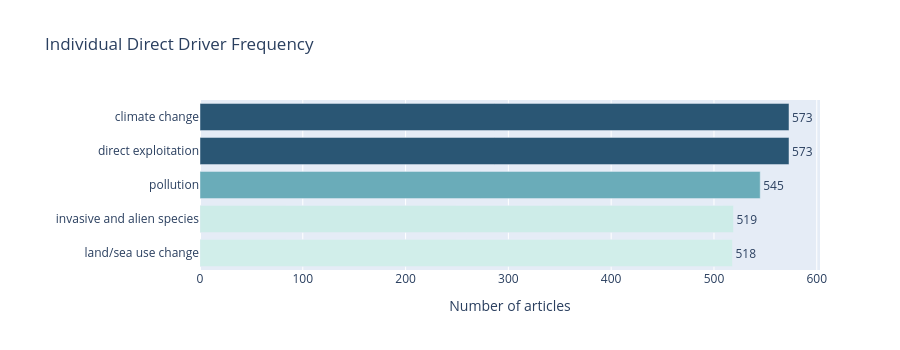
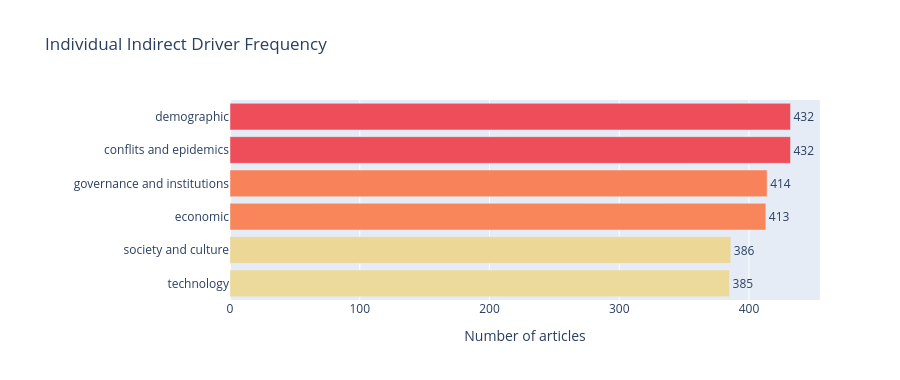

Notebook code cell kept with these figures, in order:
### Markdown cell above
## Step 4: Driver Frequency Bar Charts

### Code cell
def explode_drivers(series, sep=';'):
    return (
        series
        .dropna()
        .str.split(sep)
        .explode()
        .str.strip()
        .loc[lambda s: (s != '') & (s.str.lower() != 'unknown')]
    )

direct_counts = explode_drivers(df['Direct_driver']).value_counts().reset_index()
indirect_counts = explode_drivers(df['Indirect_driver']).value_counts().reset_index()
direct_counts.columns = ['driver', 'count']
indirect_counts.columns = ['driver', 'count']

fig_direct = px.bar(
    direct_counts.sort_values('count'),
    x='count', y='driver', orientation='h',
    title='Individual Direct Driver Frequency',
    labels={'count': 'Number of articles', 'driver': ''},
    color='count',
    color_continuous_scale='Teal',
    text='count',
)
fig_direct.update_traces(textposition='outside')
fig_direct.update_layout(coloraxis_showscale=False, height=350, margin=dict(l=200))
display(fig_direct)

fig_indirect = px.bar(
    indirect_counts.sort_values('count'),
    x='count', y='driver', orientation='h',
    title='Individual Indirect Driver Frequency',
    labels={'count': 'Number of articles', 'driver': ''},
    color='count',
    color_continuous_scale='Oryel',
    text='count',
)
fig_indirect.update_traces(textposition='outside')
fig_indirect.update_layout(coloraxis_showscale=False, height=380, margin=dict(l=230))
display(fig_indirect)

### Figure 1 — Plotly figure (JSON) as saved in the notebook; plotly's stock layout.template omitted (floating-point values rounded to 4 significant figures)
{"data": [{"hovertemplate": "Number of articles=%{marker.color}<br>=%{y}<extra></extra>", "legendgroup": "", "marker": {"color": [518, 519, 545, 573, 573], "coloraxis": "coloraxis", "pattern": {"shape": ""}}, "name": "", "orientation": "h", "showlegend": false, "text": [518.0, 519.0, 545.0, 573.0, 573.0], "textposition": "outside", "type": "bar", "x": [518, 519, 545, 573, 573], "xaxis": "x", "y": ["land/sea use change", "invasive and alien species", "pollution", "direct exploitation", "climate change"], "yaxis": "y"}], "layout": {"barmode": "relative", "coloraxis": {"colorbar": {"title": {"text": "Number of articles"}}, "colorscale": [[0, "rgb(209, 238, 234)"], [0.1667, "rgb(168, 219, 217)"], [0.3333, "rgb(133, 196, 201)"], [0.5, "rgb(104, 171, 184)"], [0.6667, "rgb(79, 144, 166)"], [0.8333, "rgb(59, 115, 143)"], [1, "rgb(42, 86, 116)"]], "showscale": false}, "height": 350, "legend": {"tracegroupgap": 0}, "margin": {"l": 200}, "title": {"text": "Individual Direct Driver Frequency"}, "xaxis": {"anchor": "y", "domain": [0, 1], "title": {"text": "Number of articles"}}, "yaxis": {"anchor": "x", "domain": [0, 1], "title": {"text": ""}}}}

### Figure 2 — Plotly figure (JSON) as saved in the notebook; plotly's stock layout.template omitted (floating-point values rounded to 4 significant figures)
{"data": [{"hovertemplate": "Number of articles=%{marker.color}<br>=%{y}<extra></extra>", "legendgroup": "", "marker": {"color": [385, 386, 413, 414, 432, 432], "coloraxis": "coloraxis", "pattern": {"shape": ""}}, "name": "", "orientation": "h", "showlegend": false, "text": [385.0, 386.0, 413.0, 414.0, 432.0, 432.0], "textposition": "outside", "type": "bar", "x": [385, 386, 413, 414, 432, 432], "xaxis": "x", "y": ["technology", "society and culture", "economic", "governance and institutions", "conflits and epidemics", "demographic"], "yaxis": "y"}], "layout": {"barmode": "relative", "coloraxis": {"colorbar": {"title": {"text": "Number of articles"}}, "colorscale": [[0, "rgb(236, 218, 154)"], [0.1667, "rgb(239, 196, 126)"], [0.3333, "rgb(243, 173, 106)"], [0.5, "rgb(247, 148, 93)"], [0.6667, "rgb(249, 123, 87)"], [0.8333, "rgb(246, 99, 86)"], [1, "rgb(238, 77, 90)"]], "showscale": false}, "height": 380, "legend": {"tracegroupgap": 0}, "margin": {"l": 230}, "title": {"text": "Individual Indirect Driver Frequency"}, "xaxis": {"anchor": "y", "domain": [0, 1], "title": {"text": "Number of articles"}}, "yaxis": {"anchor": "x", "domain": [0, 1], "title": {"text": ""}}}}
